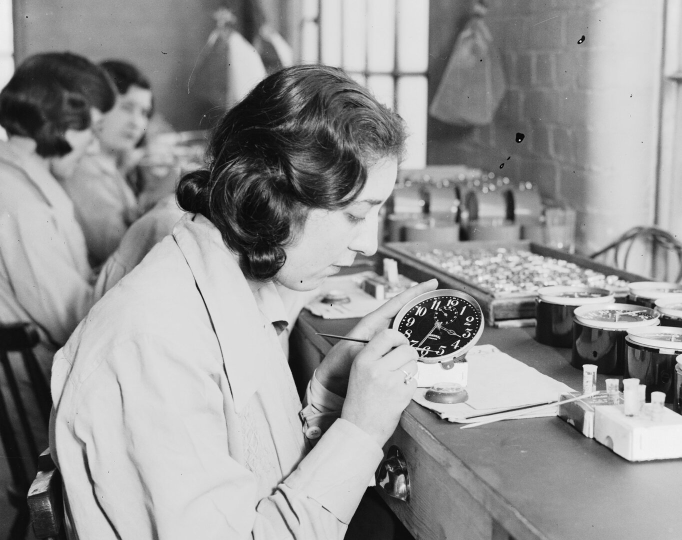
#> input picture watches/tasks/2026-11-15-dial-painter-spots/evidence/painters-before.jpg, 1364 x 1080 px (shown at 1/2 size)
$ python -i retouch.py   (imports and definitions only)
#> lines starting #> are read from the running program, lines starting #| are printed output that depends on the picture; after the words box and inside, x2 and y2 are one past the last pixel; in counts of white or black regions, pixels touching at a corner belong together
#> further down, picture is the input picture: shape (1080, 1364); min 0, max 255, mean 149.2
# /// script
# requires-python = ">=3.12"
# dependencies = ["opencv-python-headless==4.10.0.84", "numpy==2.1.3"]
# ///
"""Removes the dust specks from the dial painter's photo (PLAN.md).

Usage: uv run retouch.py BEFORE AFTER COMPARISON
BEFORE: public/radium/painters.jpg as crop.sh in
  ../../2026-11-15-dial-painter-photo/evidence/ makes it (a copy is
  painters-before.jpg here).
AFTER: the retouched photo, grey, JPEG quality 85.
COMPARISON: each speck before and after, enlarged, side by side.

Each speck is a disc, and the disc is filled from the pixels around it
(OpenCV's Telea inpainting). The fill is smooth, so it gets the film's grain:
noise with the standard deviation of the fine detail in a ring around it.
"""

import sys
from dataclasses import dataclass

import cv2
import numpy as np


@dataclass(frozen=True)
class Speck:
    """A speck of dust on the scan: a disc, in the pixels of BEFORE."""

    name: str
    x: int
    y: int
    radius: int


SPECKS = (
    Speck("chin", 603, 563, 5),
    Speck("wall, under the bag", 1162, 79, 12),
    Speck("wall, in front of her", 1040, 276, 13),
    Speck("wall, below it", 1018, 316, 6),
    Speck("wall, below it again", 1004, 332, 8),
    Speck("wall, top left", 54, 35, 4),
    Speck("fiber, top left", 328, 105, 8),
    Speck("hair's edge", 459, 130, 3),
    Speck("window bars", 962, 121, 4),
    Speck("wall, right", 1132, 143, 3),
    Speck("wall, right, lower", 1148, 343, 3),
    Speck("pillar", 1262, 193, 5),
    Speck("pillar, lower", 1284, 284, 3),
    Speck("below her hand", 662, 610, 4),
)

GRAIN_SEED = 1932
ENLARGE = 6
MARGIN = 10


def grain_strength(image: np.ndarray, speck: Speck) -> float:
    """The standard deviation of the fine detail in a ring around the speck."""
    detail = image.astype(np.float32) - cv2.GaussianBlur(
        image.astype(np.float32), (0, 0), 1.5
    )
    ring = np.zeros(image.shape, np.uint8)
    cv2.circle(ring, (speck.x, speck.y), speck.radius + 8, 1, -1)
    cv2.circle(ring, (speck.x, speck.y), speck.radius + 2, 0, -1)
    return float(detail[ring == 1].std())


def retouch(image: np.ndarray) -> np.ndarray:
    mask = np.zeros(image.shape, np.uint8)
    for speck in SPECKS:
        cv2.circle(mask, (speck.x, speck.y), speck.radius, 255, -1)
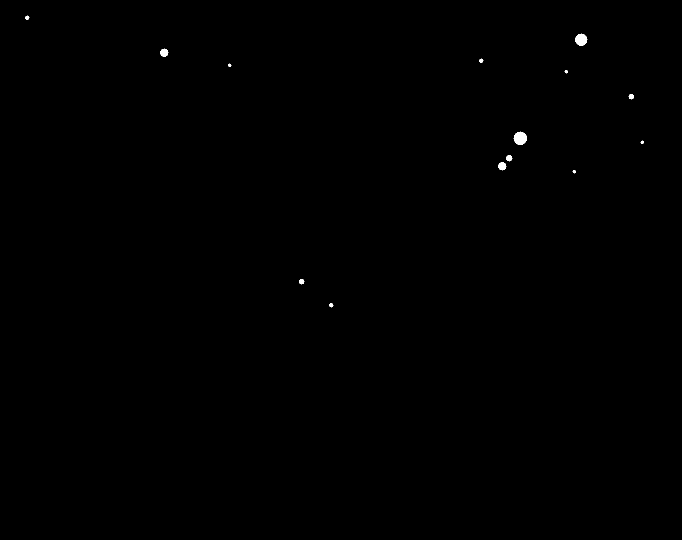
#> mask: shape (1080, 1364) (shown at 1/2 size); 0.13% white; 14 white regions, largest, box (x1, y1, x2, y2) and area: (1027, 263, 1054, 290) 529, (1150, 67, 1175, 92) 441, (320, 97, 337, 114) 197
    filled = cv2.inpaint(image, mask, 3, cv2.INPAINT_TELEA).astype(np.float32)
    random = np.random.default_rng(GRAIN_SEED)
    for speck in SPECKS:
        disc = np.zeros(image.shape, np.uint8)
        cv2.circle(disc, (speck.x, speck.y), speck.radius, 1, -1)
        noise = cv2.GaussianBlur(
            random.normal(0, 1, image.shape).astype(np.float32), (0, 0), 0.6
        )
        noise *= grain_strength(image, speck) / max(float(noise.std()), 1e-6)
        filled[disc == 1] += noise[disc == 1]
#> this loop made 14 passes
#> pass 1, in grain_strength, `detail = image.astype(np.float32) - cv2.GaussianBlur( image.astype(np...`:
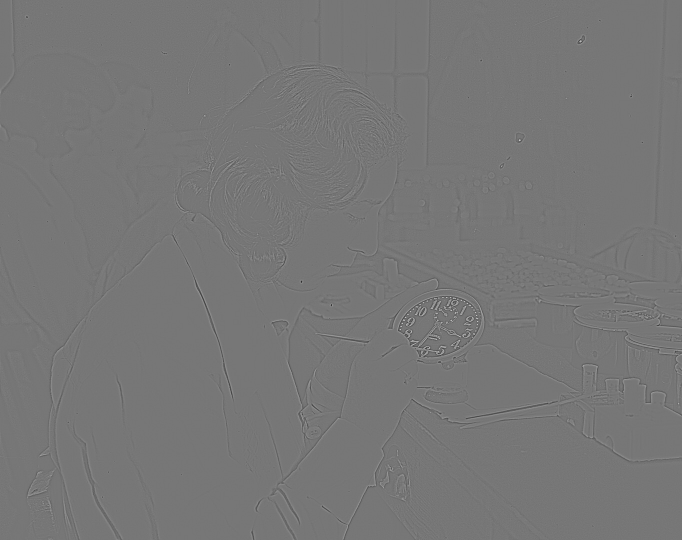
#> detail: shape (1080, 1364) float32 (shown at 1/2 size); min -165.8, max 189.4, mean 0; drawn with min black and max white
#> pass 1, in retouch, `noise *= grain_strength(image, speck) / max(float(noise.std()), 1e-6)`:
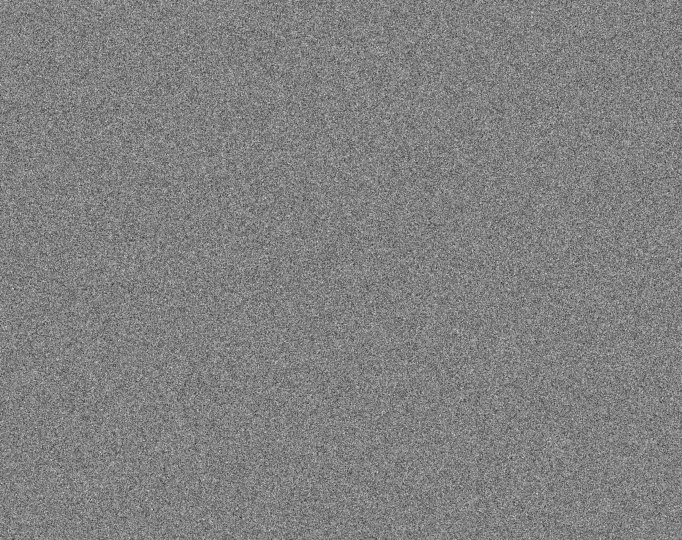
#> noise: shape (1080, 1364) float32 (shown at 1/2 size); min -9.6, max 9.37, mean -0.00582; drawn with min black and max white
#> pass 2, in retouch, `noise *= grain_strength(image, speck) / max(float(noise.std()), 1e-6)`:
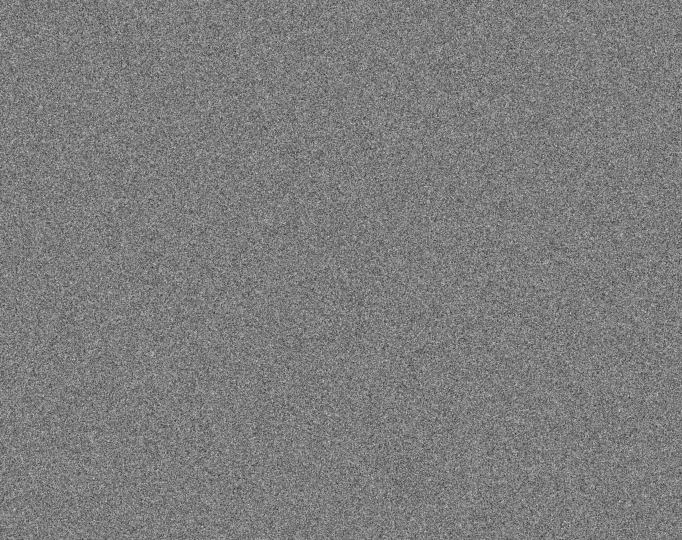
#> noise: shape (1080, 1364) float32 (shown at 1/2 size); min -13.13, max 13.64, mean -0.000887; drawn with min black and max white
#> pass 3, in retouch, `noise *= grain_strength(image, speck) / max(float(noise.std()), 1e-6)`:
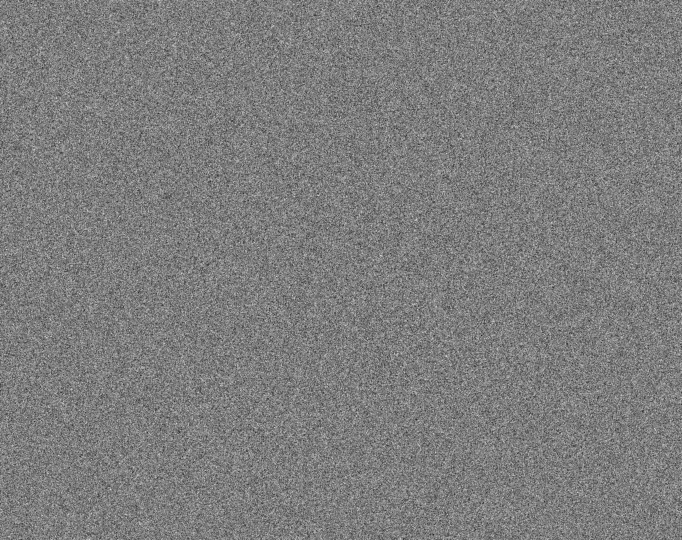
#> noise: shape (1080, 1364) float32 (shown at 1/2 size); min -14, max 14.43, mean -0.00249; drawn with min black and max white
#> after the loop:
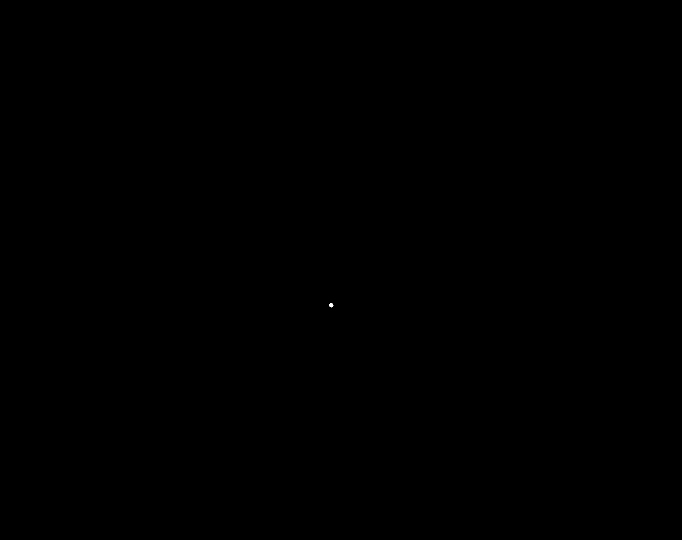
#> disc: shape (1080, 1364) (shown at 1/2 size); values 0 (black) and 1 (white), 0% white; 1 white region, box (x1, y1, x2, y2) and area: (658, 606, 667, 615) 49
#> after the loop: filled: shape (1080, 1364) float32; min 0, max 255, mean 149.3
#> after the loop:
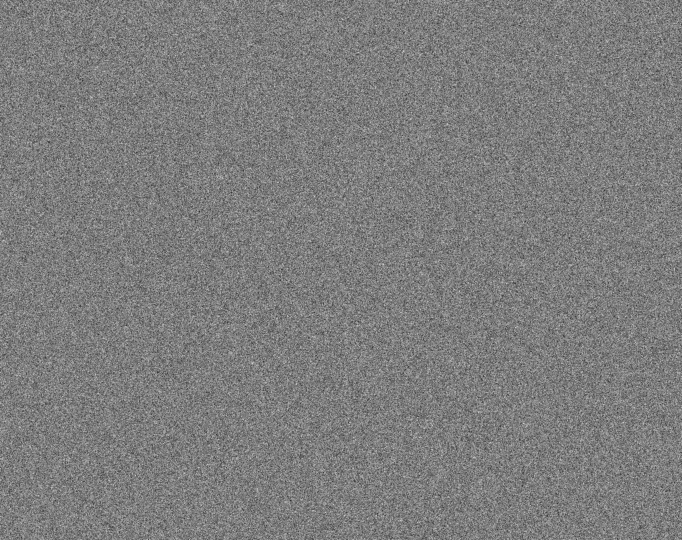
#> noise: shape (1080, 1364) float32 (shown at 1/2 size); min -23.54, max 24.38, mean 0; drawn with min black and max white
    return np.clip(filled.round(), 0, 255).astype(np.uint8)


def window(image: np.ndarray, speck: Speck) -> np.ndarray:
    half = speck.radius + MARGIN
    top, left = max(speck.y - half, 0), max(speck.x - half, 0)
    part = image[top : speck.y + half, left : speck.x + half]
    return cv2.resize(
        part, None, fx=ENLARGE, fy=ENLARGE, interpolation=cv2.INTER_NEAREST
    )


def comparison(before: np.ndarray, after: np.ndarray) -> np.ndarray:
    rows = []
    for speck in SPECKS:
        pair = [window(before, speck), window(after, speck)]
        gap = np.full((pair[0].shape[0], 8), 255, np.uint8)
        rows.append(np.hstack([pair[0], gap, pair[1]]))
    width = max(row.shape[1] for row in rows)
    padded = [
        np.pad(row, ((0, 8), (0, width - row.shape[1])), constant_values=255)
        for row in rows
    ]
    return np.vstack(padded)


def main() -> None:
    before_path, after_path, comparison_path = sys.argv[1:4]
    before = cv2.imread(before_path, cv2.IMREAD_GRAYSCALE)
    if before is None:
        raise SystemExit(f"cannot read {before_path}")
    after = retouch(before)
    cv2.imwrite(after_path, after, [cv2.IMWRITE_JPEG_QUALITY, 85])
    cv2.imwrite(comparison_path, comparison(before, after))
    changed = int((after != before).sum())
    print(f"{len(SPECKS)} specks, {changed} pixels changed")


# [2 lines not run here, left out]

>>> import cv2
>>> picture = cv2.imread('painters-before.jpg', cv2.IMREAD_GRAYSCALE)
>>> result = retouch(picture)
